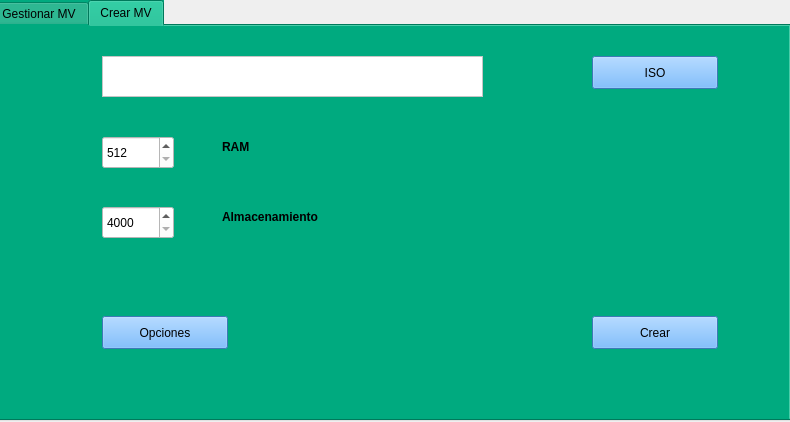
<?xml version="1.0" encoding="UTF-8"?>
<ui version="4.0">
 <class>Dialog</class>
 <widget class="QDialog" name="Dialog">
  <property name="geometry">
   <rect>
    <x>0</x>
    <y>0</y>
    <width>790</width>
    <height>422</height>
   </rect>
  </property>
  <property name="windowTitle">
   <string>Dialog</string>
  </property>
  <widget class="QTabWidget" name="pestanas">
   <property name="geometry">
    <rect>
     <x>-10</x>
     <y>0</y>
     <width>801</width>
     <height>421</height>
    </rect>
   </property>
   <property name="styleSheet">
    <string notr="true">background-color: rgb(0, 170, 127);
</string>
   </property>
   <property name="currentIndex">
    <number>1</number>
   </property>
   <widget class="QWidget" name="tab">
    <attribute name="title">
     <string>Gestionar MV</string>
    </attribute>
    <widget class="QPushButton" name="gmv_eliminar">
     <property name="geometry">
      <rect>
       <x>350</x>
       <y>220</y>
       <width>126</width>
       <height>33</height>
      </rect>
     </property>
     <property name="styleSheet">
      <string notr="true">background-color: rgb(85, 170, 255);</string>
     </property>
     <property name="text">
      <string>Eliminar</string>
     </property>
    </widget>
    <widget class="QPushButton" name="gmv_editar">
     <property name="geometry">
      <rect>
       <x>350</x>
       <y>280</y>
       <width>126</width>
       <height>33</height>
      </rect>
     </property>
     <property name="styleSheet">
      <string notr="true">background-color: rgb(85, 170, 255);</string>
     </property>
     <property name="text">
      <string>Editar</string>
     </property>
    </widget>
    <widget class="QComboBox" name="gmv_so">
     <property name="geometry">
      <rect>
       <x>80</x>
       <y>162</y>
       <width>161</width>
       <height>41</height>
      </rect>
     </property>
     <property name="styleSheet">
      <string notr="true">background-color: rgb(255, 255, 255);</string>
     </property>
     <item>
      <property name="text">
       <string>windows</string>
      </property>
     </item>
     <item>
      <property name="text">
       <string>linux</string>
      </property>
     </item>
     <item>
      <property name="text">
       <string>chrome OS</string>
      </property>
     </item>
    </widget>
    <widget class="QPushButton" name="gmv_iniciar">
     <property name="geometry">
      <rect>
       <x>350</x>
       <y>40</y>
       <width>126</width>
       <height>33</height>
      </rect>
     </property>
     <property name="styleSheet">
      <string notr="true">background-color: rgb(85, 170, 255);</string>
     </property>
     <property name="text">
      <string>Iniciar</string>
     </property>
    </widget>
    <widget class="QPushButton" name="gmv_parar">
     <property name="geometry">
      <rect>
       <x>350</x>
       <y>100</y>
       <width>126</width>
       <height>33</height>
      </rect>
     </property>
     <property name="styleSheet">
      <string notr="true">background-color: rgb(85, 170, 255);</string>
     </property>
     <property name="text">
      <string>Parar</string>
     </property>
    </widget>
    <widget class="QPushButton" name="gmv_reiniciar">
     <property name="geometry">
      <rect>
       <x>350</x>
       <y>160</y>
       <width>126</width>
       <height>33</height>
      </rect>
     </property>
     <property name="styleSheet">
      <string notr="true">background-color: rgb(85, 170, 255);</string>
     </property>
     <property name="text">
      <string>Reiniciar</string>
     </property>
    </widget>
   </widget>
   <widget class="QWidget" name="tab_2">
    <attribute name="title">
     <string>Crear MV</string>
    </attribute>
    <widget class="QPushButton" name="cmv_crear">
     <property name="geometry">
      <rect>
       <x>600</x>
       <y>290</y>
       <width>126</width>
       <height>33</height>
      </rect>
     </property>
     <property name="styleSheet">
      <string notr="true">background-color: rgb(85, 170, 255);</string>
     </property>
     <property name="text">
      <string>Crear</string>
     </property>
    </widget>
    <widget class="QTextEdit" name="cmv_tex_iso">
     <property name="geometry">
      <rect>
       <x>110</x>
       <y>30</y>
       <width>381</width>
       <height>41</height>
      </rect>
     </property>
     <property name="styleSheet">
      <string notr="true">background-color: rgb(255, 255, 255);</string>
     </property>
    </widget>
    <widget class="QPushButton" name="cmv_iso">
     <property name="geometry">
      <rect>
       <x>600</x>
       <y>30</y>
       <width>126</width>
       <height>33</height>
      </rect>
     </property>
     <property name="styleSheet">
      <string notr="true">background-color: rgb(85, 170, 255);</string>
     </property>
     <property name="text">
      <string>ISO</string>
     </property>
    </widget>
    <widget class="QSpinBox" name="cmv_ram">
     <property name="geometry">
      <rect>
       <x>110</x>
       <y>110</y>
       <width>72</width>
       <height>33</height>
      </rect>
     </property>
     <property name="styleSheet">
      <string notr="true">background-color: rgb(255, 255, 255);</string>
     </property>
     <property name="minimum">
      <number>512</number>
     </property>
     <property name="maximum">
      <number>6000</number>
     </property>
    </widget>
    <widget class="QSpinBox" name="cmv_hdd">
     <property name="geometry">
      <rect>
       <x>110</x>
       <y>180</y>
       <width>72</width>
       <height>33</height>
      </rect>
     </property>
     <property name="styleSheet">
      <string notr="true">background-color: rgb(255, 255, 255);</string>
     </property>
     <property name="minimum">
      <number>4000</number>
     </property>
     <property name="maximum">
      <number>32000</number>
     </property>
    </widget>
    <widget class="QLabel" name="label">
     <property name="geometry">
      <rect>
       <x>230</x>
       <y>110</y>
       <width>90</width>
       <height>23</height>
      </rect>
     </property>
     <property name="text">
      <string>&lt;html&gt;&lt;head/&gt;&lt;body&gt;&lt;p&gt;&lt;span style=&quot; font-weight:600;&quot;&gt;RAM&lt;/span&gt;&lt;/p&gt;&lt;/body&gt;&lt;/html&gt;</string>
     </property>
    </widget>
    <widget class="QLabel" name="label_2">
     <property name="geometry">
      <rect>
       <x>230</x>
       <y>180</y>
       <width>161</width>
       <height>23</height>
      </rect>
     </property>
     <property name="text">
      <string>&lt;html&gt;&lt;head/&gt;&lt;body&gt;&lt;p&gt;&lt;span style=&quot; font-weight:600;&quot;&gt;Almacenamiento&lt;/span&gt;&lt;/p&gt;&lt;/body&gt;&lt;/html&gt;</string>
     </property>
    </widget>
    <widget class="QPushButton" name="cmv_opciones">
     <property name="geometry">
      <rect>
       <x>110</x>
       <y>290</y>
       <width>126</width>
       <height>33</height>
      </rect>
     </property>
     <property name="styleSheet">
      <string notr="true">background-color: rgb(85, 170, 255);</string>
     </property>
     <property name="text">
      <string>Opciones</string>
     </property>
    </widget>
   </widget>
  </widget>
 </widget>
 <resources/>
 <connections/>
</ui>
